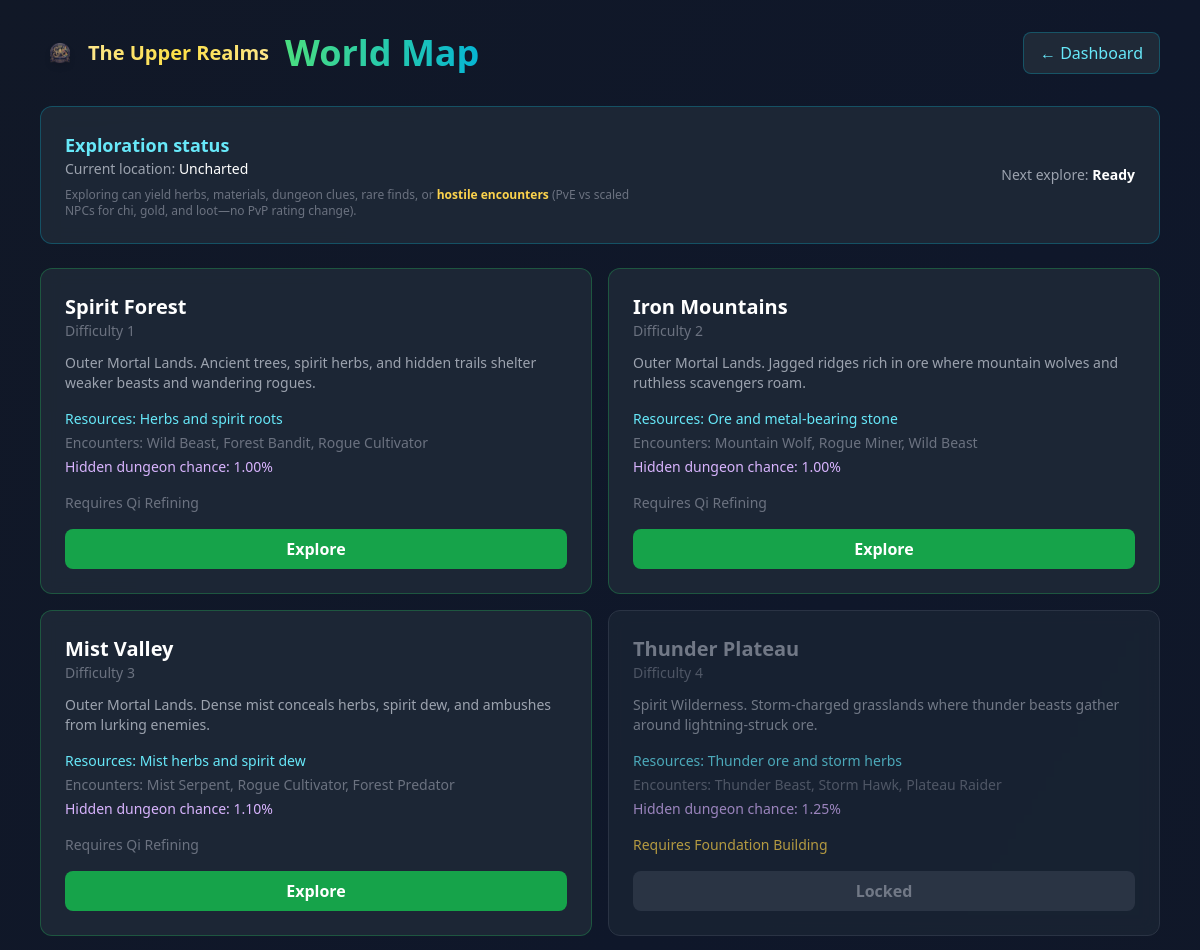
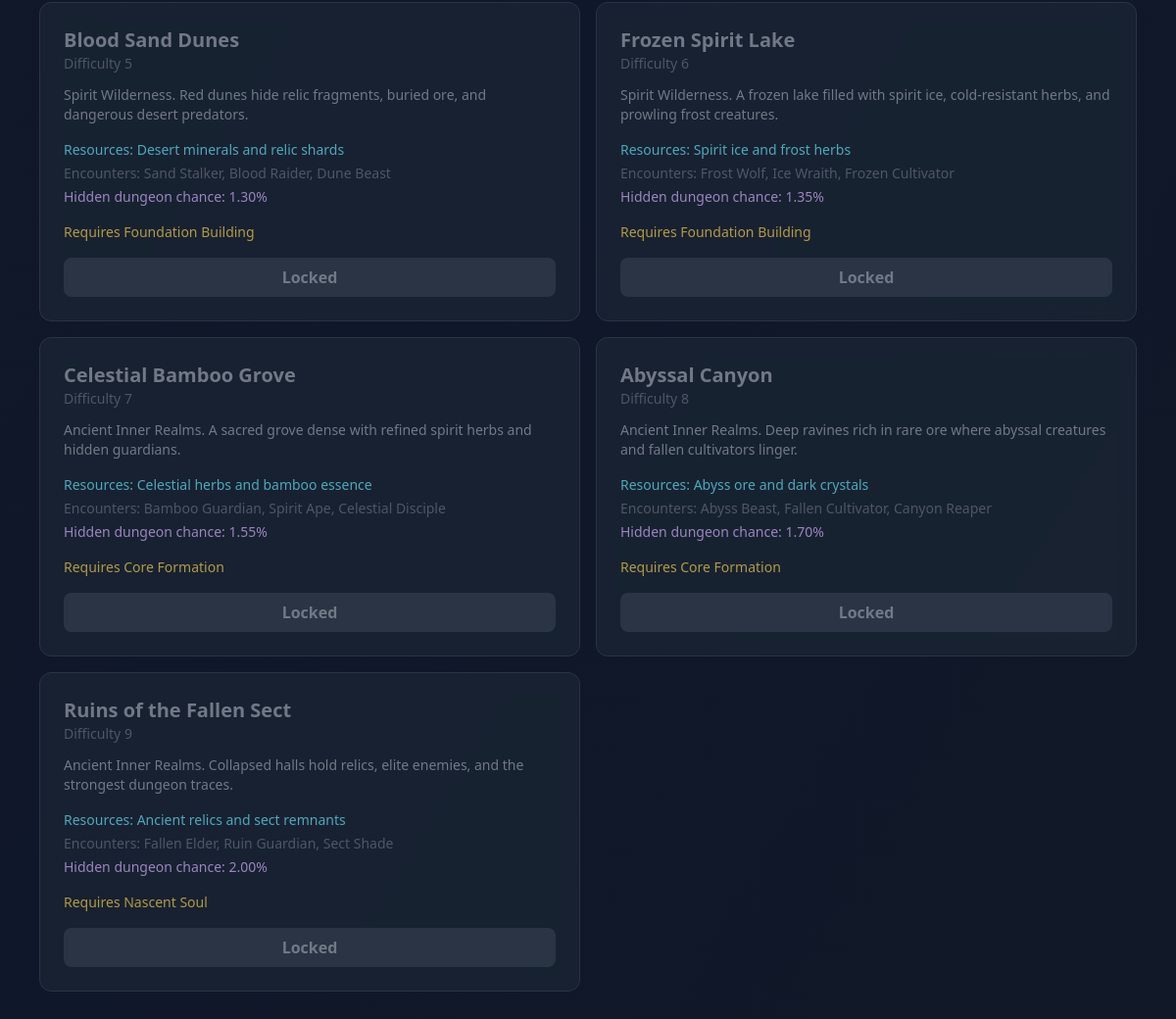
Screenshot of /pages/world_map.php (signed in) with the database file from the repository (2 pictures, top to bottom).
### tables this page shows
CREATE TABLE IF NOT EXISTS world_regions (
    id INT UNSIGNED AUTO_INCREMENT PRIMARY KEY,
    name VARCHAR(100) NOT NULL,
    difficulty INT UNSIGNED NOT NULL DEFAULT 1,
    description TEXT,
    min_realm_id INT UNSIGNED NOT NULL DEFAULT 1,
    resource_type VARCHAR(100) NOT NULL DEFAULT 'Mixed Resources',
    exploration_encounters TEXT,
    hidden_dungeon_chance DECIMAL(5,2) NOT NULL DEFAULT 1.00,
    can_be_captured TINYINT(1) NOT NULL DEFAULT 0,
    INDEX idx_min_realm (min_realm_id),
    INDEX idx_difficulty (difficulty),
    INDEX idx_captureable (can_be_captured)
);

CREATE TABLE IF NOT EXISTS realms (
    id INT UNSIGNED AUTO_INCREMENT PRIMARY KEY,
    name VARCHAR(50) NOT NULL UNIQUE,
    description TEXT,
    min_level INT UNSIGNED NOT NULL DEFAULT 1,
    max_level INT UNSIGNED NOT NULL DEFAULT 100,
    chi_multiplier DECIMAL(5,2) NOT NULL DEFAULT 1.00,
    stat_bonus_multiplier DECIMAL(5,2) NOT NULL DEFAULT 1.00,
    attack_multiplier DECIMAL(5,2) NOT NULL DEFAULT 1.00,
    defense_multiplier DECIMAL(5,2) NOT NULL DEFAULT 1.00,
    created_at TIMESTAMP DEFAULT CURRENT_TIMESTAMP,
    INDEX idx_name (name)
);

### services/ExplorationService.php (called while the page is built, shortened)
<?php
class ExplorationService
{
    public function getRegionsForUser(int $userId): array
    {
        try {
            $db = Database::getConnection();
            $stmt = $db->prepare('SELECT realm_id FROM users WHERE id = ? LIMIT 1');
            $stmt->execute([$userId]);
            $userRealmId = (int)($stmt->fetchColumn() ?: 1);
            $stmt = $db->prepare("
                SELECT ul.region_id, ul.last_explore_at, r.name, r.resource_type, r.exploration_encounters, r.hidden_dungeon_chance
                FROM user_location ul
                JOIN world_regions r ON r.id = ul.region_id
                WHERE ul.user_id = ?
                LIMIT 1
            ");
            $stmt->execute([$userId]);
            $location = $stmt->fetch(PDO::FETCH_ASSOC) ?: null;
            $stmt = $db->query("
                SELECT wr.id, wr.name, wr.difficulty, wr.description, wr.min_realm_id, wr.resource_type, wr.exploration_encounters, wr.hidden_dungeon_chance,
                       r.name AS min_realm_name
                FROM world_regions wr
                LEFT JOIN realms r ON r.id = wr.min_realm_id
                ORDER BY wr.min_realm_id ASC, wr.difficulty ASC, wr.id ASC
            ");
            $regions = $stmt->fetchAll(PDO::FETCH_ASSOC) ?: [];
            $cooldownRemaining = $this->getCooldownRemaining($userId);
            return [
                'regions' => $regions,
                'user_realm_id' => $userRealmId,
                'current_location' => $location,
                'cooldown_remaining' => $cooldownRemaining,
            ];
        } catch (PDOException $e) {
            error_log('ExplorationService::getRegionsForUser ' . $e->getMessage());
            return [
                'regions' => [],
                'user_realm_id' => 1,
                'current_location' => null,
                'cooldown_remaining' => 0,
            ];
        }
    }
    public function getCooldownRemaining(int $userId): int
    {
        try {
            $db = Database::getConnection();
            $stmt = $db->prepare('SELECT last_explore_at FROM user_location WHERE user_id = ? LIMIT 1');
            $stmt->execute([$userId]);
            $lastAt = $stmt->fetchColumn();
            if ($lastAt === false || $lastAt === null || $lastAt === '') {
                return 0;
            }
            $elapsed = time() - (int)strtotime((string)$lastAt);
            return max(0, self::EXPLORE_COOLDOWN_SECONDS - $elapsed);
        } catch (PDOException $e) {
            error_log('ExplorationService::getCooldownRemaining ' . $e->getMessage());
            return 0;
        }
    }
}

### pages/world_map.php (the view, shortened to what this page needs)
<?php
require_once dirname(__DIR__) . '/core/SessionHelper.php';
require_once dirname(__DIR__) . '/services/ExplorationService.php';
$userId = SessionHelper::requireLoggedIn();
$service = new ExplorationService();
$mapData = $service->getRegionsForUser($userId);
$regions = $mapData['regions'] ?? [];
$currentLocation = $mapData['current_location'] ?? null;
$cooldownRemaining = (int)($mapData['cooldown_remaining'] ?? 0);
?>
<!DOCTYPE html>
<html lang="en">
<head>
    <script src="https://cdn.tailwindcss.com"></script>
</head>
<body class="bg-gradient-to-br from-gray-900 via-slate-900 to-gray-900 min-h-screen">
    <div class="container mx-auto px-4 py-8 max-w-6xl">
        <div class="flex justify-between items-center mb-8 flex-wrap gap-4">
            <div class="flex items-center gap-4 flex-wrap">
                <?php $site_brand_compact = true; require_once dirname(__DIR__) . '/includes/site_brand.php'; ?>
                <h1 class="text-4xl font-bold bg-gradient-to-r from-green-400 to-cyan-500 bg-clip-text text-transparent">World Map</h1>
            </div>
            <a href="game.php" class="px-4 py-2 bg-gray-800 hover:bg-gray-700 rounded-lg border border-cyan-500/30 text-cyan-300 transition-all">← Dashboard</a>
        </div>
        <div class="bg-gray-800/90 backdrop-blur border border-cyan-500/30 rounded-xl p-6 mb-6">
            <div class="flex flex-wrap items-center justify-between gap-4">
                <div>
                    <h2 class="text-lg font-semibold text-cyan-300">Exploration status</h2>
                    <p class="text-gray-400 text-sm">
                        Current location:
                        <span class="text-white font-medium"><?php echo htmlspecialchars($currentLocation['name'] ?? 'Uncharted', ENT_QUOTES, 'UTF-8'); ?></span>
                    </p>
                    <p class="text-gray-500 text-xs mt-2 max-w-xl">
                        Exploring can yield herbs, materials, dungeon clues, rare finds, or <strong class="text-amber-300">hostile encounters</strong>
                        (PvE vs scaled NPCs for chi, gold, and loot—no PvP rating change).
                    </p>
                </div>
                <div class="text-sm text-gray-400">
                    Next explore:
                    <span id="explore-cooldown" class="text-white font-semibold"><?php echo $cooldownRemaining > 0 ? $cooldownRemaining . 's' : 'Ready'; ?></span>
                </div>
            </div>
        </div>
        <div class="grid grid-cols-1 md:grid-cols-2 xl:grid-cols-3 gap-4">
            <?php foreach ($regions as $region): ?>
                <?php $locked = !empty($region['locked']); ?>
                <div class="bg-gray-800/90 backdrop-blur border <?php echo $locked ? 'border-gray-700 opacity-70' : 'border-green-500/30'; ?> rounded-xl p-6">
                    <div class="flex justify-between items-start gap-3 mb-3">
                        <div>
                            <h3 class="text-xl font-semibold <?php echo $locked ? 'text-gray-400' : 'text-white'; ?>">
                                <?php echo htmlspecialchars($region['name'] ?? '', ENT_QUOTES, 'UTF-8'); ?>
                            </h3>
                            <p class="text-sm text-gray-500">Difficulty <?php echo (int)($region['difficulty'] ?? 1); ?></p>
                        </div>
                    </div>
                    <p class="text-sm text-gray-400 mb-4"><?php echo htmlspecialchars($region['description'] ?? '', ENT_QUOTES, 'UTF-8'); ?></p>
                    <p class="text-sm text-cyan-300 mb-1">Resources: <?php echo htmlspecialchars($region['resource_type'] ?? 'Unknown', ENT_QUOTES, 'UTF-8'); ?></p>
                    <p class="text-sm text-gray-500 mb-1">Encounters: <?php echo htmlspecialchars($region['exploration_encounters'] ?? 'Unknown', ENT_QUOTES, 'UTF-8'); ?></p>
                    <p class="text-sm text-purple-300 mb-4">Hidden dungeon chance: <?php echo number_format((float)($region['hidden_dungeon_chance'] ?? 1.0), 2); ?>%</p>
                    <p class="text-sm <?php echo $locked ? 'text-amber-300' : 'text-gray-500'; ?> mb-4">
                        Requires <?php echo htmlspecialchars($region['min_realm_name'] ?? 'Qi Refining', ENT_QUOTES, 'UTF-8'); ?>
                    </p>
                    <button
                        type="button"
                        class="explore-btn w-full py-2 rounded-lg font-semibold transition-all disabled:opacity-50 disabled:cursor-not-allowed <?php echo $locked ? 'bg-gray-700 text-gray-400' : 'bg-green-600 hover:bg-green-500 text-white'; ?>"
                        data-region-id="<?php echo (int)$region['id']; ?>"
                        data-region-name="<?php echo htmlspecialchars($region['name'] ?? '', ENT_QUOTES, 'UTF-8'); ?>"
                        <?php echo $locked ? 'disabled' : ''; ?>
                    >
                        <?php echo $locked ? 'Locked' : 'Explore'; ?>
                    </button>
                </div>
            <?php endforeach; ?>
        </div>
    </div>
</body>
</html>

### rows the page displays
world_regions: name "Spirit Forest", difficulty "1", description "Outer Mortal Lands. Ancient trees, spirit herbs, and hidden trails shelter weaker beasts and wandering rogues.", resource_type "Herbs and spirit roots", exploration_encounters "Wild Beast, Forest Bandit, Rogue Cultivator", hidden_dungeon_chance "1.00", realms.name "Qi Refining", shows "Explore"
world_regions: name "Iron Mountains", difficulty "2", description "Outer Mortal Lands. Jagged ridges rich in ore where mountain wolves and ruthless scavengers roam.", resource_type "Ore and metal-bearing stone", exploration_encounters "Mountain Wolf, Rogue Miner, Wild Beast", hidden_dungeon_chance "1.00", realms.name "Qi Refining", shows "Explore"
world_regions: name "Mist Valley", difficulty "3", description "Outer Mortal Lands. Dense mist conceals herbs, spirit dew, and ambushes from lurking enemies.", resource_type "Mist herbs and spirit dew", exploration_encounters "Mist Serpent, Rogue Cultivator, Forest Predator", hidden_dungeon_chance "1.10", realms.name "Qi Refining", shows "Explore"
world_regions: name "Thunder Plateau", difficulty "4", description "Spirit Wilderness. Storm-charged grasslands where thunder beasts gather around lightning-struck ore.", resource_type "Thunder ore and storm herbs", exploration_encounters "Thunder Beast, Storm Hawk, Plateau Raider", hidden_dungeon_chance "1.25", realms.name "Foundation Building", shows "Locked"
world_regions: name "Blood Sand Dunes", difficulty "5", description "Spirit Wilderness. Red dunes hide relic fragments, buried ore, and dangerous desert predators.", resource_type "Desert minerals and relic shards", exploration_encounters "Sand Stalker, Blood Raider, Dune Beast", hidden_dungeon_chance "1.30", realms.name "Foundation Building", shows "Locked"
world_regions: name "Frozen Spirit Lake", difficulty "6", description "Spirit Wilderness. A frozen lake filled with spirit ice, cold-resistant herbs, and prowling frost creatures.", resource_type "Spirit ice and frost herbs", exploration_encounters "Frost Wolf, Ice Wraith, Frozen Cultivator", hidden_dungeon_chance "1.35", realms.name "Foundation Building", shows "Locked"
world_regions: name "Celestial Bamboo Grove", difficulty "7", description "Ancient Inner Realms. A sacred grove dense with refined spirit herbs and hidden guardians.", resource_type "Celestial herbs and bamboo essence", exploration_encounters "Bamboo Guardian, Spirit Ape, Celestial Disciple", hidden_dungeon_chance "1.55", realms.name "Core Formation", shows "Locked"
world_regions: name "Abyssal Canyon", difficulty "8", description "Ancient Inner Realms. Deep ravines rich in rare ore where abyssal creatures and fallen cultivators linger.", resource_type "Abyss ore and dark crystals", exploration_encounters "Abyss Beast, Fallen Cultivator, Canyon Reaper", hidden_dungeon_chance "1.70", realms.name "Core Formation", shows "Locked"
world_regions: name "Ruins of the Fallen Sect", difficulty "9", description "Ancient Inner Realms. Collapsed halls hold relics, elite enemies, and the strongest dungeon traces.", resource_type "Ancient relics and sect remnants", exploration_encounters "Fallen Elder, Ruin Guardian, Sect Shade", hidden_dungeon_chance "2.00", realms.name "Nascent Soul", shows "Locked"

### other values shown
$currentLocation['name'] "Uncharted"
